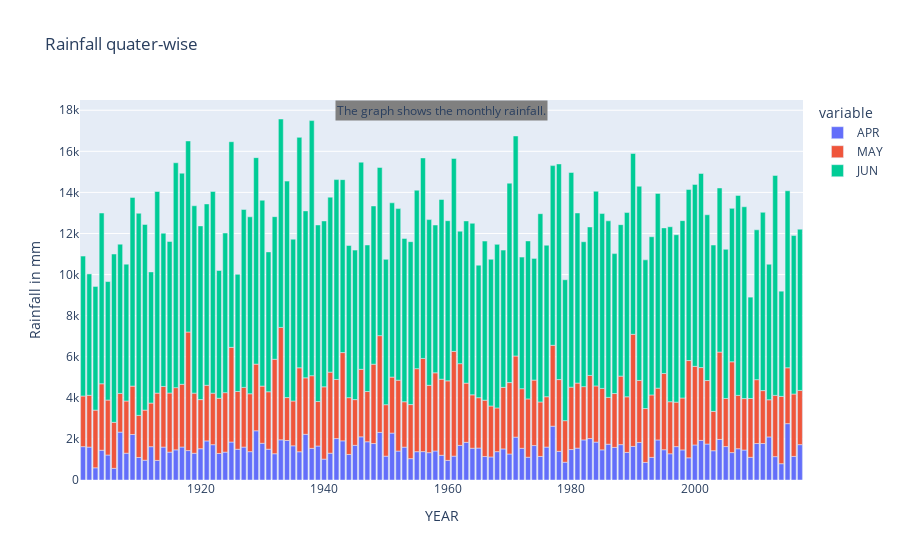

Write notebook code for a chart like this one.
### Code cell
month = ['APR', 'MAY', 'JUN']
fig = px.bar(grouped_obj, x=grouped_obj.index, y=month, title='Rainfall quater-wise',labels={'value':'Rainfall in mm'})
conclusion = 'The graph shows the monthly rainfall.'
fig.add_annotation(text=conclusion, xref='paper', yref='paper', x=.5, y=1, bgcolor='grey', showarrow=False, font=dict(size=12))
